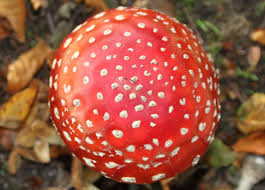
//> input picture HaarCascade/HaarCascade/data/fliegentest2.jpg, 265 x 190 px
$ ./Source   (built with g++ and OpenCV 4)
//> lines starting //> are read from the running program, lines starting //| are printed output that depends on the picture; after the words box and inside, x2 and y2 are one past the last pixel; in counts of white or black regions, pixels touching at a corner belong together
#include "opencv2/objdetect/objdetect.hpp"
#include "opencv2/highgui/highgui.hpp"
#include "opencv2/imgproc/imgproc.hpp"

#include <iostream>
#include <stdio.h>

using namespace std;
using namespace cv;

/** Function Headers */
void detectAndDisplay(Mat frame, double scaleFactor, int minNeighbours, std::string winName, CascadeClassifier& mushroom_cascade);

/** Global variables */
String mushroom_cascade_name = "..\\data\\mushcascade.xml";
//String mushroom_cascade_name = "..\\data\\newestcascade.xml";

string window_name = "Capture - Mushroom detection";

// windows and trackbars name
const std::string windowName1 = "Fliegenpilz";
const std::string windowName2 = "Nicht-Fliegenpilz";
const std::string scaleFactorTrackbarName = "scaleFactor";
const std::string minNeighboursTrackbarName = "minNeighbours";

// initial and max values of the parameters of interests.
const int scaleFactorInitialValue = 2;
const int minNeighboursInitialValue = 3;
const int maxMinNeighboursThreshold = 150;
const int maxScaleFactorThreshold = 50;

/** @function main */
int main(int argc, const char** argv)
{
	CvCapture* capture;

	Mat frame1;
	Mat frame2;

	frame1 = imread("..\\data\\fliegentest2.jpg");
//> frame1 is the input picture: 190 rows x 265 cols, CV_8UC3; mean B, G, R 65.2, 86.2, 157.2
	frame2 = imread("..\\data\\circles.jpg");
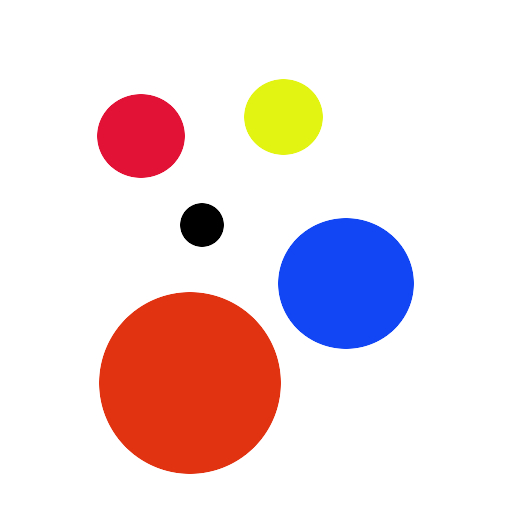
//> input picture HaarCascade/HaarCascade/data/circles.jpg, 512 x 512 px
//> frame2 is the input picture: 512 rows x 512 cols, CV_8UC3; mean B, G, R 220.8, 218.1, 236.8
	//frame = imread("..\\data\\Numberguess.jpg");

	//-- 1. Load the cascades


	/*
	namedWindow("window", WINDOW_AUTOSIZE);
	imshow("window", frame);*/

	int scaleFactor = scaleFactorInitialValue;
	int minNeighbours = minNeighboursInitialValue;

	// create the main window, and attach the trackbars
	namedWindow("Trackbar", WINDOW_AUTOSIZE);
	createTrackbar(scaleFactorTrackbarName, "Trackbar", &scaleFactor, maxScaleFactorThreshold);
	createTrackbar(minNeighboursTrackbarName, "Trackbar", &minNeighbours, maxMinNeighboursThreshold);

	char key = 0;
	while (key != 'q' && key != 'Q')
	{
		CascadeClassifier mushroom_cascade;
		if (!mushroom_cascade.load(mushroom_cascade_name)) { printf("--(!)Error loading\n"); return -1; };

		//Mat fr1 = frame1.clone();
		//Mat fr2 = frame2.clone();


		int scaleFactor2 = scaleFactor;
		int minNeighbours2 = minNeighbours;

		//scaleFactor = std::max(scaleFactor, 2);
		//minNeighbours = std::max(minNeighbours, 2);

		//runs the detection, and update the display
		detectAndDisplay(frame1.clone(), scaleFactor2, minNeighbours2, windowName1, mushroom_cascade);

		if (!mushroom_cascade.load(mushroom_cascade_name)) { printf("--(!)Error loading\n"); return -1; };

		detectAndDisplay(frame2.clone(), scaleFactor2, minNeighbours2, windowName2, mushroom_cascade);

		// get user key
		key = (char)waitKey(1000);
	}

	waitKey(0);
	return 0;
}

/** @function detectAndDisplay */
void detectAndDisplay(Mat frame, double scaleFactor, int minNeighbours, std::string winName, CascadeClassifier& mushroom_cascade)
{
//> called with scaleFactor = 2, minNeighbours = 3, winName = "Fliegenpilz"
	std::vector<Rect> mushrooms;
	Mat frame_gray;


	cvtColor(frame, frame_gray, CV_BGR2GRAY);
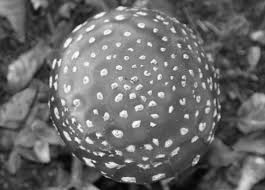
//> frame_gray: 190 rows x 265 cols, CV_8UC1; min 2, max 254, mean 105
	equalizeHist(frame_gray, frame_gray);
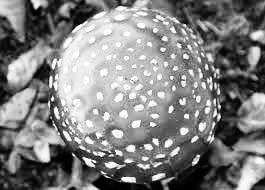
//> frame_gray: 190 rows x 265 cols, CV_8UC1; min 0, max 255, mean 128.3


	//-- Detect mushrooms
	//1.05
	//3
	mushroom_cascade.detectMultiScale(frame_gray, mushrooms, scaleFactor , minNeighbours, 0 | CV_HAAR_SCALE_IMAGE, Size(30, 30));
//> mushrooms = 9 Rects (x, y, width, height), first 8: [165, 46, 48, 48], [201, 2, 48, 48], [88, 7, 48, 48], [65, 15, 48, 48], [76, 104, 48, 48], [9, 36, 48, 48], [12, 115, 48, 48], [199, 134, 48, 48]

	cout << mushrooms.size() << "\n";
//| 9

	for (size_t i = 0; i < mushrooms.size(); i++)
	{
		Point center(mushrooms[i].x + mushrooms[i].width*0.5, mushrooms[i].y + mushrooms[i].height*0.5);
		ellipse(frame, center, Size(mushrooms[i].width*0.5, mushrooms[i].height*0.5), 0, 0, 360, Scalar(255, 0, 255), 4, 8, 0);

		//Mat faceROI = frame_gray(mushrooms[i]);
		//Mat faceROI = frame(mushrooms[i]);
	}
//> this loop made 9 passes
//> center on passes 1 to 9: Point(189, 70), Point(225, 26), Point(112, 31), Point(89, 39), Point(100, 128), Point(33, 60), Point(36, 139), Point(223, 158), Point(125, 89)
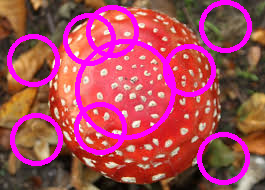
//> frame: 190 rows x 265 cols, CV_8UC3; 14.4% of pixels changed, all inside (x1, y1, x2, y2) = (7, 0, 252, 185)
//> call 2 of detectAndDisplay, with scaleFactor = 2, minNeighbours = 3, winName = "Nicht-Fliegenpilz"
//> in detectAndDisplay (call 2), `cvtColor(frame, frame_gray, CV_BGR2GRAY);`:
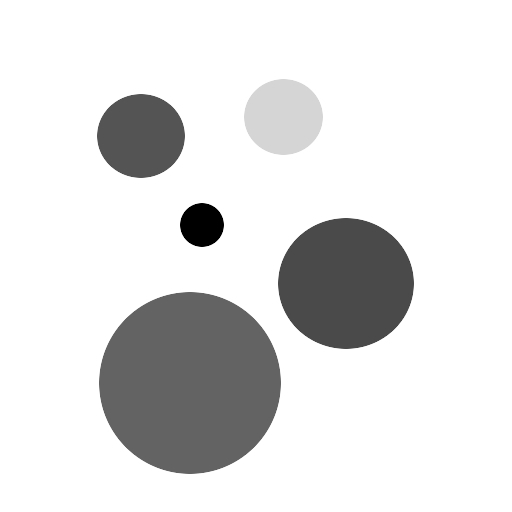
//> frame_gray: 512 rows x 512 cols, CV_8UC1; min 0, max 255, mean 224
//> in detectAndDisplay (call 2), `equalizeHist(frame_gray, frame_gray);`:
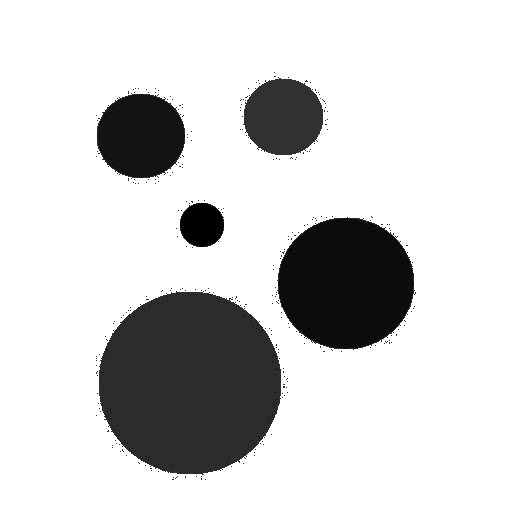
//> frame_gray: 512 rows x 512 cols, CV_8UC1; 19.76% of pixels changed, all inside (x1, y1, x2, y2) = (96, 72, 416, 480)
//> in detectAndDisplay (call 2), `mushroom_cascade.detectMultiScale(frame_gray, mushrooms, scaleFactor ,..`: mushrooms = 10 Rects (x, y, width, height), first 8: [64, 80, 48, 48], [60, 135, 48, 48], [244, 295, 48, 48], [66, 311, 48, 48], [57, 381, 48, 48], [163, 115, 96, 96], [200, 209, 96, 96], [280, 61, 192, 192]
//| 10
//> the loop in detectAndDisplay (call 2), `for (size_t i = 0; i < mushrooms.size(); i++)` made 10 passes
//> center on passes 1 to 10: Point(88, 104), Point(84, 159), Point(268, 319), Point(90, 335), Point(81, 405), Point(211, 163), Point(248, 257), Point(376, 157), Point(235, 196), Point(111, 237)
//> after the loop in detectAndDisplay (call 2), `for (size_t i = 0; i < mushrooms.size(); i++)`:
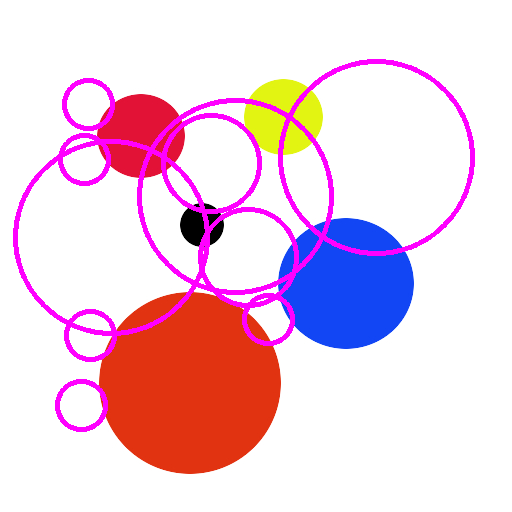
//> frame: 512 rows x 512 cols, CV_8UC3; 5.77% of pixels changed, all inside (x1, y1, x2, y2) = (13, 59, 475, 432)
//> the 'q' key is pressed
	//-- Show what you got
	imshow(winName, frame);
	//return frame;
}
